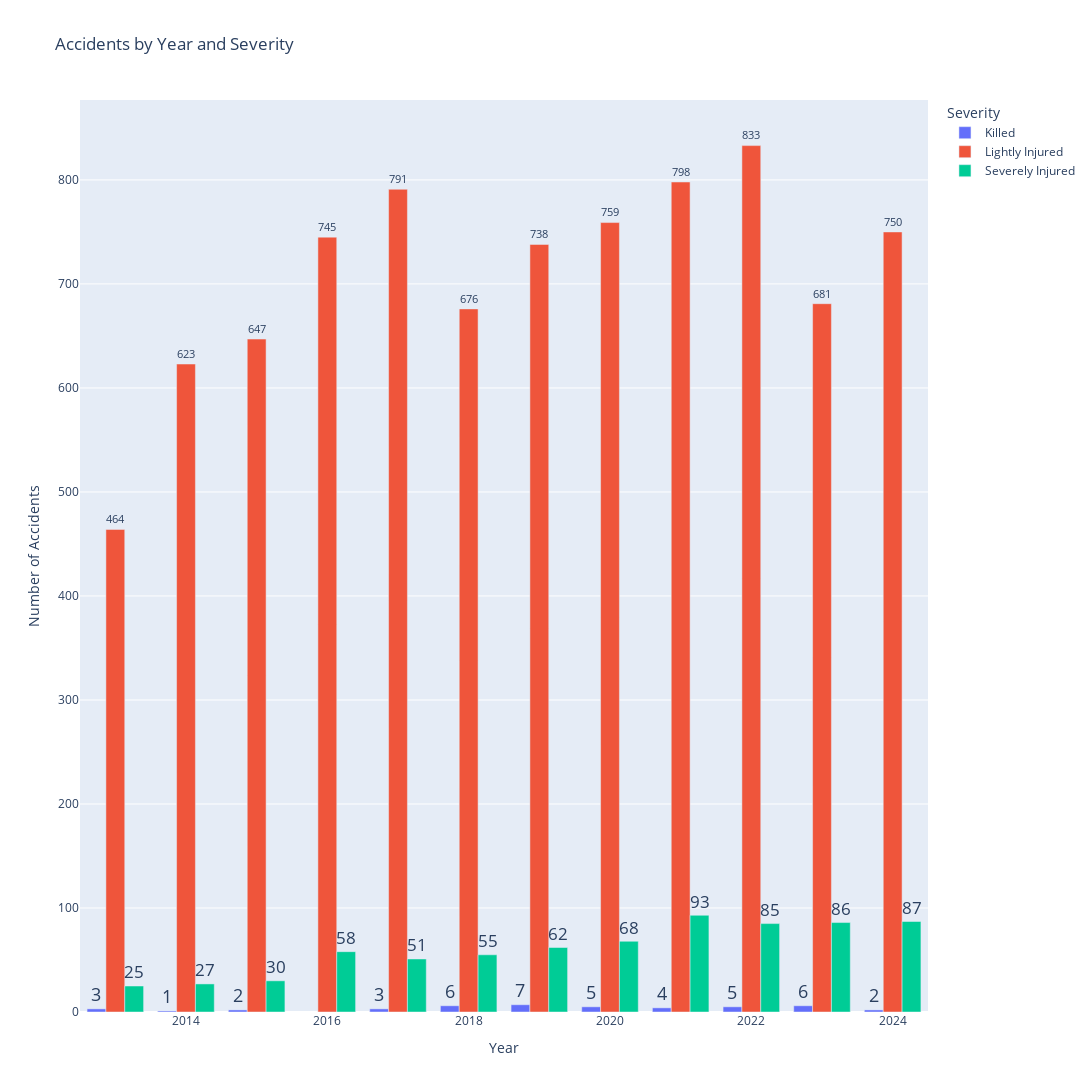

The code cell stored with this chart in its notebook:
### Code cell
import plotly.express as px

fig = px.bar(
    mm_by_year_and_severity,
    x='accident_year',
    y='count',
    color='accident_severity',
    barmode='group',  # groups bars for each year
    title='Accidents by Year and Severity',
    labels={'accident_year': 'Year', 'count': 'Number of Accidents', 'accident_severity': 'Severity'}
)

fig.update_traces(
    texttemplate='%{y:.}',
    textposition='outside',
    textfont_size=18  # Increase text size for bar labels
)

# Adjust figure layout as needed
fig.update_layout(
    width=1600,
    height=1200
)

fig.show()

### Figure 1 — Plotly figure (JSON) as saved in the notebook; plotly's stock layout.template omitted (floating-point values rounded to 4 significant figures)
{"data": [{"alignmentgroup": "True", "hovertemplate": "Severity=Killed<br>Year=%{x}<br>Number of Accidents=%{y}<extra></extra>", "legendgroup": "Killed", "marker": {"color": "#636efa", "pattern": {"shape": ""}}, "name": "Killed", "offsetgroup": "Killed", "orientation": "v", "showlegend": true, "textfont": {"size": 18}, "textposition": "outside", "texttemplate": "%{y:.}", "type": "bar", "x": [2013, 2014, 2015, 2017, 2018, 2019, 2020, 2021, 2022, 2023, 2024], "xaxis": "x", "y": [3, 1, 2, 3, 6, 7, 5, 4, 5, 6, 2], "yaxis": "y"}, {"alignmentgroup": "True", "hovertemplate": "Severity=Lightly Injured<br>Year=%{x}<br>Number of Accidents=%{y}<extra></extra>", "legendgroup": "Lightly Injured", "marker": {"color": "#EF553B", "pattern": {"shape": ""}}, "name": "Lightly Injured", "offsetgroup": "Lightly Injured", "orientation": "v", "showlegend": true, "textfont": {"size": 18}, "textposition": "outside", "texttemplate": "%{y:.}", "type": "bar", "x": [2013, 2014, 2015, 2016, 2017, 2018, 2019, 2020, 2021, 2022, 2023, 2024], "xaxis": "x", "y": [464, 623, 647, 745, 791, 676, 738, 759, 798, 833, 681, 750], "yaxis": "y"}, {"alignmentgroup": "True", "hovertemplate": "Severity=Severely Injured<br>Year=%{x}<br>Number of Accidents=%{y}<extra></extra>", "legendgroup": "Severely Injured", "marker": {"color": "#00cc96", "pattern": {"shape": ""}}, "name": "Severely Injured", "offsetgroup": "Severely Injured", "orientation": "v", "showlegend": true, "textfont": {"size": 18}, "textposition": "outside", "texttemplate": "%{y:.}", "type": "bar", "x": [2013, 2014, 2015, 2016, 2017, 2018, 2019, 2020, 2021, 2022, 2023, 2024], "xaxis": "x", "y": [25, 27, 30, 58, 51, 55, 62, 68, 93, 85, 86, 87], "yaxis": "y"}], "layout": {"barmode": "group", "height": 1200, "legend": {"title": {"text": "Severity"}, "tracegroupgap": 0}, "title": {"text": "Accidents by Year and Severity"}, "width": 1600, "xaxis": {"anchor": "y", "domain": [0, 1], "title": {"text": "Year"}}, "yaxis": {"anchor": "x", "domain": [0, 1], "title": {"text": "Number of Accidents"}}}}
